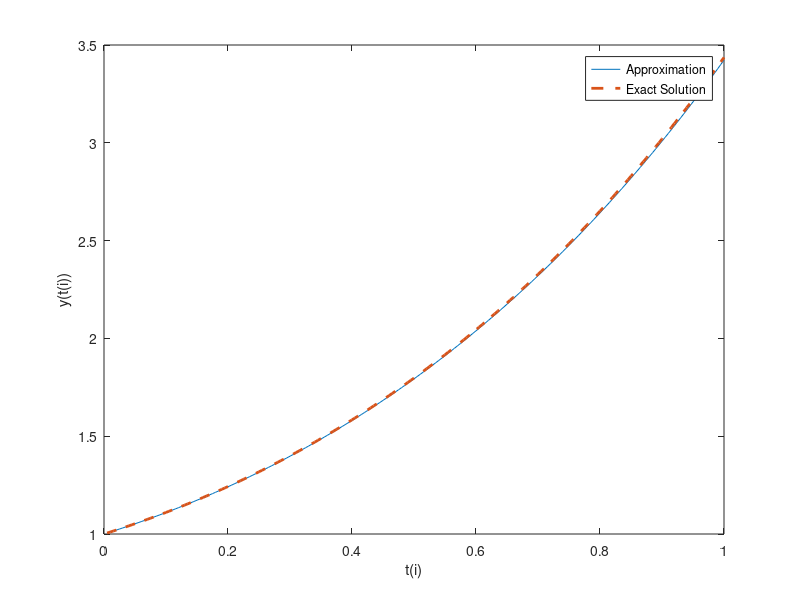
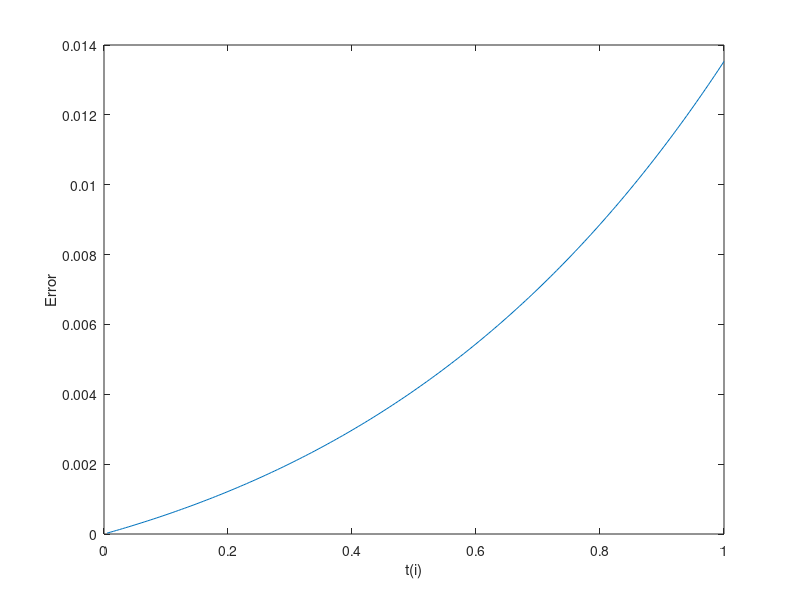
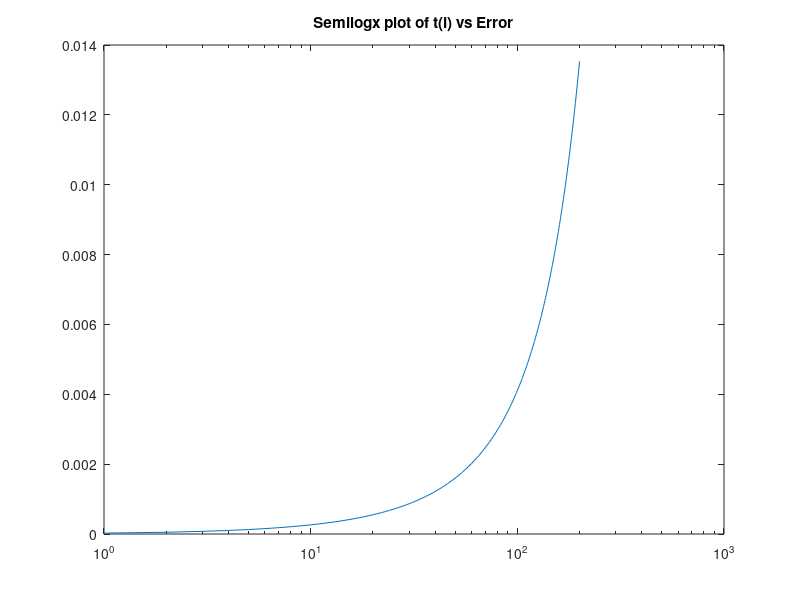
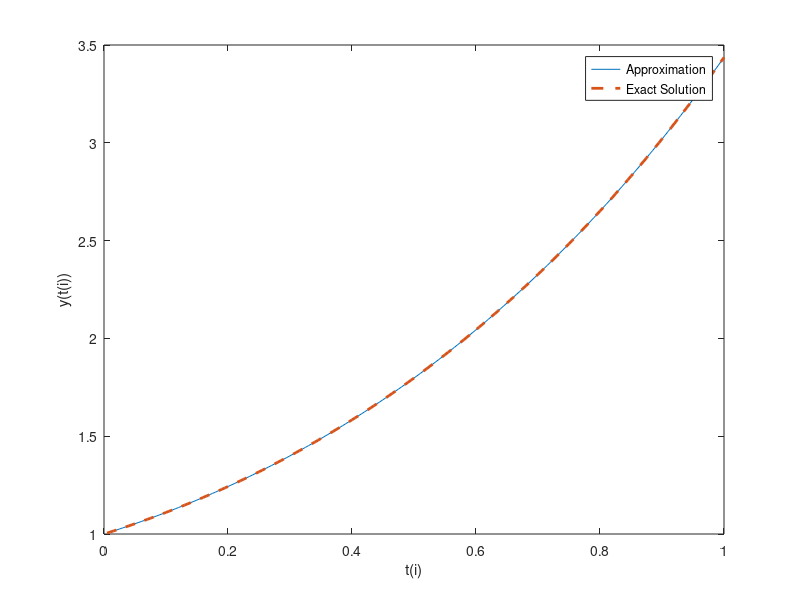

These figures' MATLAB source, in order:
clear all;
clc;
clf;
f = @(x,y) (x+y);
sol = @(x) 2*exp(x) - x - 1;

prev = 1;
h = 0.005;
n = 1/0.005;


%By Euler's Method
fprintf('By Euler method:\n'); 
fprintf('t \t\t Approx \t Exact \t\t Error\n');
t = 0;
for i = 1:n
    y(i) = prev + h*f(t,prev);
    prev = y(i);
    t = t + h;
    err(i) = abs(sol(t) - y(i));
    fprintf('%f \t %f \t %f \t %f\n', t,y(i),sol(t),err(i));
end
figure(1);
plot(0.005:0.005:1, y);
hold on;
xx = 0.005:0.005:1;
plot(xx,sol(xx),'--', 'linewidth', 2);
legend('Approximation', 'Exact Solution');
xlabel('t(i)');
ylabel('y(t(i))')
figure(2);
plot(0.005:0.005:1, err);
xlabel('t(i)');
ylabel('Error');
figure(3);
semilogx(1:n,err);
title('Semilogx plot of t(i) vs Error');

%By Modified Euler's method
fprintf('\nBy modified Euler method:\n'); 
fprintf('t \t\t Approx \t Exact \t\t Error\n');
t = 0;
prev = 1;
for i = 1:n
    y(i) = prev + (h/2)*(f(t,prev) + f(t+h,prev+h*(f(t,prev))));
    prev = y(i);
    t = t + h;
    err(i) = abs(sol(t) - y(i));
    fprintf('%f \t %f \t %f \t %f\n', t,y(i),sol(t),err(i));
end
figure(4);
plot(0.005:0.005:1, y);
hold on;
xx = 0.005:0.005:1;
plot(xx,sol(xx),'--', 'linewidth', 2);
legend('Approximation', 'Exact Solution');
xlabel('t(i)');
ylabel('y(t(i))')
figure(5);
plot(0.005:0.005:1, err);
xlabel('t(i)');
ylabel('Error');
figure(6);
semilogx(1:n,err);
title('Semilogx plot of t(i) vs Error');
